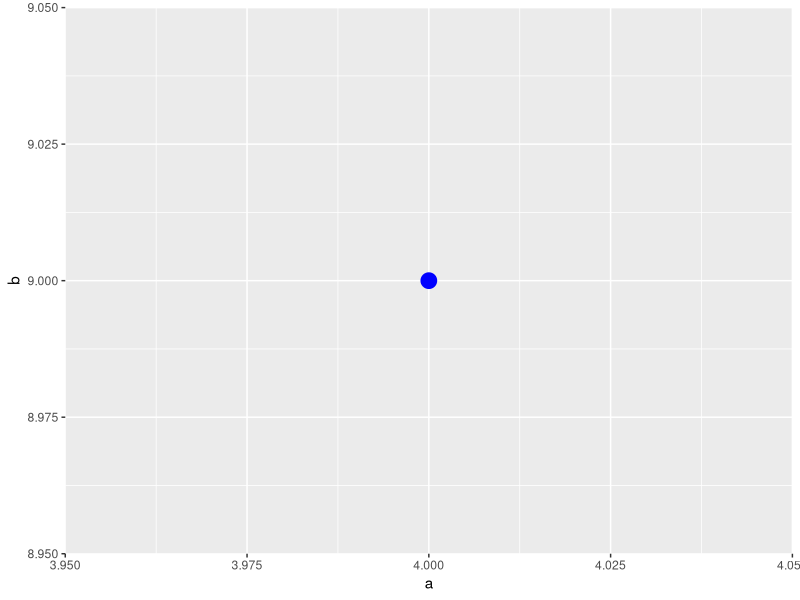
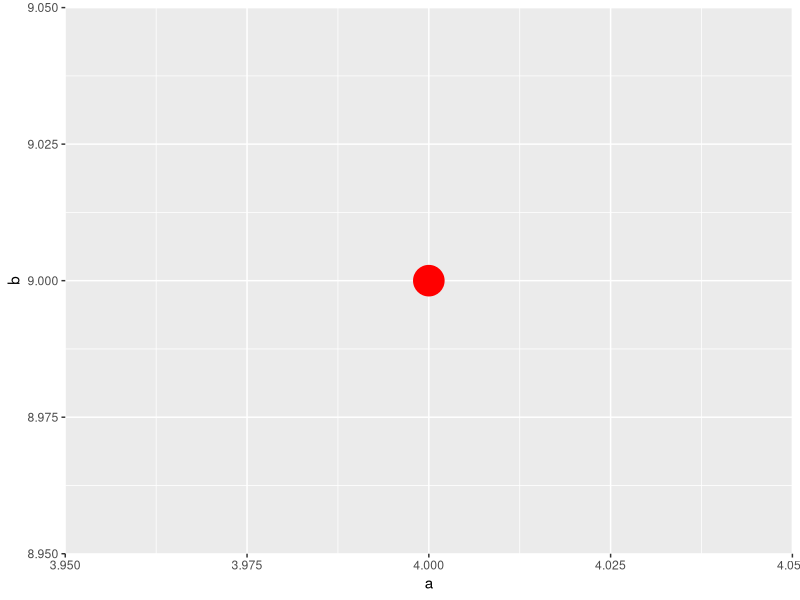
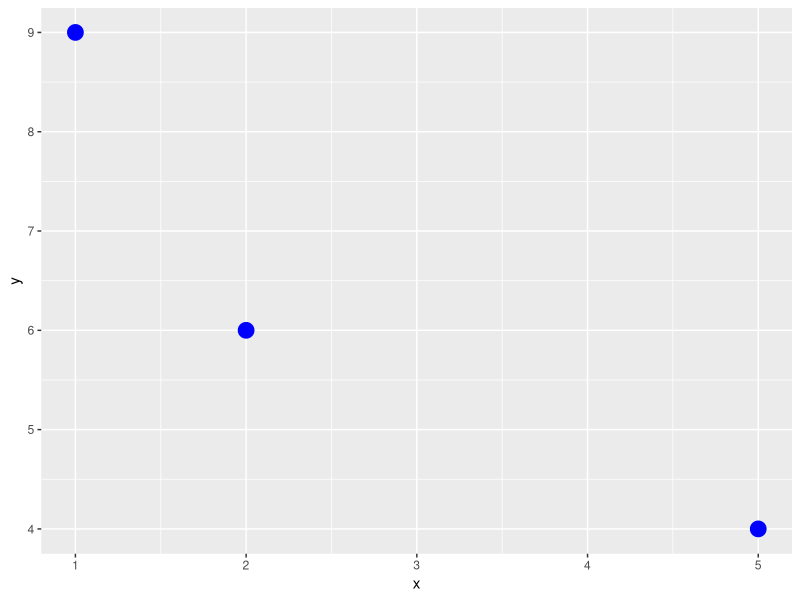
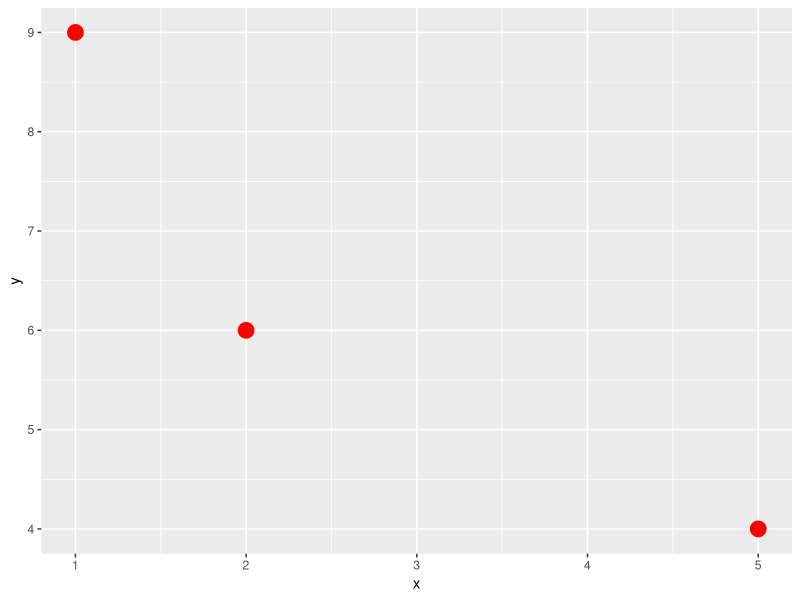
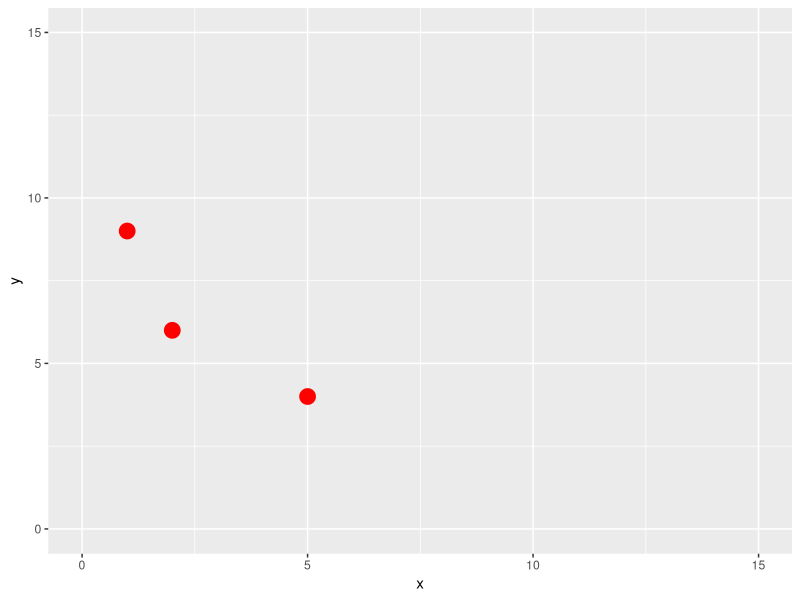
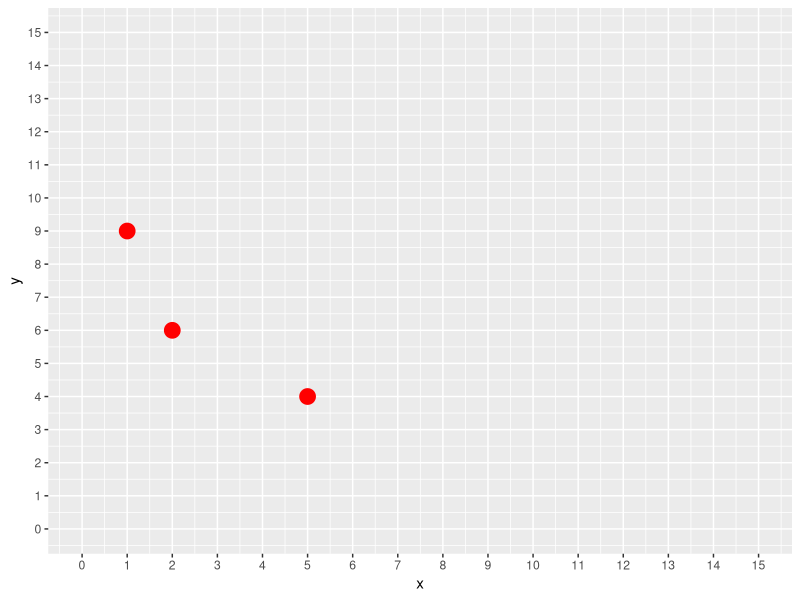
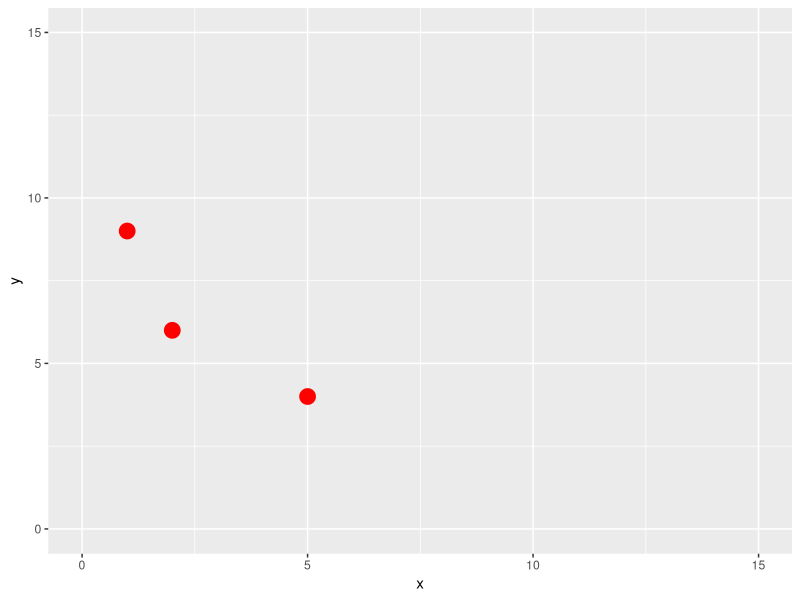
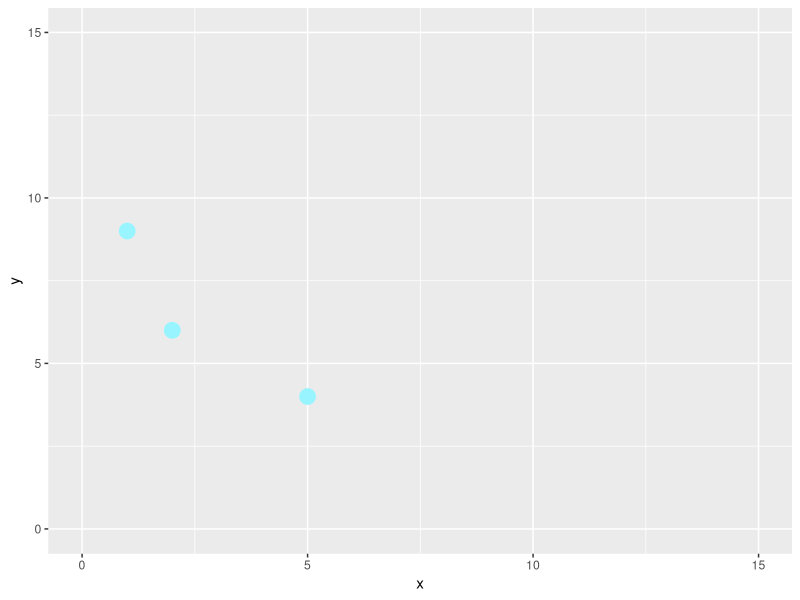

Reproduce these figures in R, in order.
#Plotting point
a <- 4
b <- 9
dat <- data.frame(a,b)
library(ggplot2)
ggplot()+geom_point(data=dat,aes(x=a,y=b),size=5,color="blue")
ggplot()+geom_point(data=dat,aes(x=a,y=b),size=10,color="red")

#Control Axis
x <- c(2,5,1)
y <- c(6,4,9)
dat <- data.frame(x,y)
ggplot()+geom_point(data=dat,aes(x=x,y=y),size=5,color="blue")
ggplot()+geom_point(data=dat,aes(x=x,y=y),size=5,color="red")
ggplot()+geom_point(data=dat,aes(x=x,y=y),size=5,color="red")+
  scale_x_continuous(limits = c(0,15))+
  scale_y_continuous(limits=c(0,15))
seq(0,15,1)
seq(0,15,5)
ggplot()+geom_point(data=dat,aes(x=x,y=y),size=5,color="red")+
  scale_x_continuous(limits = c(0,15),breaks=seq(0,15,1))+
  scale_y_continuous(limits=c(0,15),breaks=seq(0,15,1))

ggplot()+geom_point(data=dat,aes(x=x,y=y),size=5,color="red")+
  scale_x_continuous(limits = c(0,15),breaks=seq(0,15,5))+
  scale_y_continuous(limits=c(0,15),breaks=seq(0,15,5))

#Color and shape
ggplot()+geom_point(data=dat,aes(x=x,y=y),size=5,color="cadetblue1")+
  scale_x_continuous(limits = c(0,15),breaks=seq(0,15,5))+
  scale_y_continuous(limits=c(0,15),breaks=seq(0,15,5))

ggplot()+geom_point(data=dat,aes(x=x,y=y),size=5,color="forestgreen",shape=10)+
  scale_x_continuous(limits = c(0,15),breaks=seq(0,15,5))+
  scale_y_continuous(limits=c(0,15),breaks=seq(0,15,5))

ggplot()+geom_point(data=dat,aes(x=x,y=y),size=5,color="forestgreen",shape=25)+
  scale_x_continuous(limits = c(0,15),breaks=seq(0,15,5))+
  scale_y_continuous(limits=c(0,15),breaks=seq(0,15,5))

ggplot()+geom_point(data=dat,aes(x=x,y=y),size=5,color="forestgreen",shape=112)+
  scale_x_continuous(limits = c(0,15),breaks=seq(0,15,5))+
  scale_y_continuous(limits=c(0,15),breaks=seq(0,15,5))

#Graph line
x1 <- c(1,8)
y1 <- c(3,10)
dat1 <- data.frame(x1,y1)
ggplot()+geom_line(data=dat1,aes(x=x1,y=y1))
dat1$x1
dat1$x1<-c(-2,7)
dat1$y1<-c(13,-5)
ggplot()+geom_line(data=dat1,aes(x=x1,y=y1))

#Lines
x2 <- c(0,10)
y2 <- 3*x2+1
dat2 <- data.frame(x2,y2)
ggplot()+geom_line(data=dat2,aes(x=x2,y=y2))

y2 <--5*x2-7
dat2<-data.frame(x2,y2)
ggplot()+geom_line(data=dat2,aes(x=x2,y=y2))

y2<-.5*x2-.73
dat2<-data.frame(x2,y2)
ggplot()+geom_line(data=dat2,aes(x=x2,y=y2))
